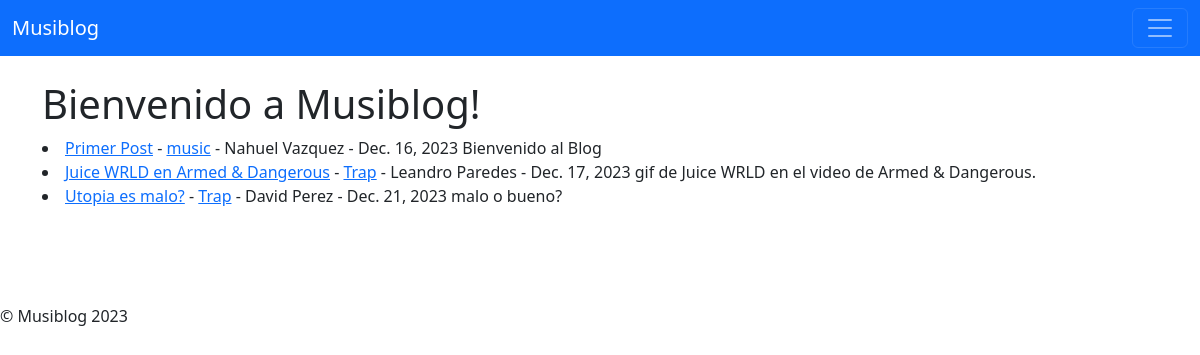
The page / on the database its author committed.
### musiblog/models.py (models this page shows, shortened)
class Post(models.Model):
    titulo= models.CharField(max_length=255)
    header_image = models.ImageField(null=True, blank=True, upload_to='images/')
    titulo_tag= models.CharField(max_length=255)
    subtitle = models.CharField(max_length=255)
    body = models.TextField()
    autor = models.ForeignKey(User, on_delete=models.CASCADE)
    fecha_post = models.DateField(auto_now_add=True)
    category= models.CharField(max_length=255, default='music')

### musiblog/views.py (the view)
# urls.py: path('', InicioVista.as_view(), name='inicio'),
class InicioVista(ListView):
    model = Post
    template_name = 'inicio.html'

### musiblog/templates/inicio.html (shortened to what this page needs)
{% extends 'base.html' %}
{% block content %}
<h1>Bienvenido a Musiblog!</h1>
{% for post in object_list %}
       <li><a href="{% url 'blog-detalle' post.pk %}">
       {{ post.titulo }}</a>
          - <a href='{% url 'categorias' post.category %}'>{{ post.category }}</a>
          - {{ post.autor.first_name }}
          {{ post.autor.last_name}} - {{ post.fecha_post }}
              {{ post.subtitle }}</li>
{% endfor%}
{% endblock %}

### rows shown on the page
Post: titulo "Primer Post", category "music", autor.first_name "Nahuel", autor.last_name "Vazquez", fecha_post "Dec. 16, 2023", subtitle "Bienvenido al Blog"
Post: titulo "Juice WRLD en Armed & Dangerous", category "Trap", autor.first_name "Leandro", autor.last_name "Paredes", fecha_post "Dec. 17, 2023", subtitle "gif de Juice WRLD en el video de Armed & Dangerous."
Post: titulo "Utopia es malo?", category "Trap", autor.first_name "David", autor.last_name "Perez", fecha_post "Dec. 21, 2023", subtitle "malo o bueno?"
